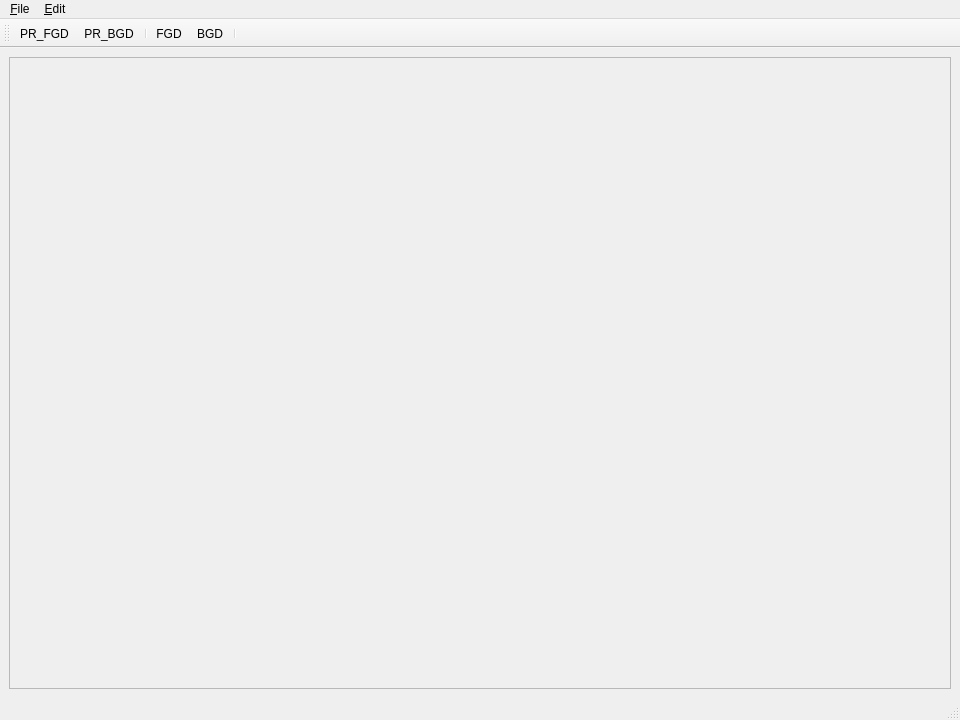
<?xml version="1.0" encoding="UTF-8"?>
<ui version="4.0">
 <class>MainWindow</class>
 <widget class="QMainWindow" name="MainWindow">
  <property name="geometry">
   <rect>
    <x>0</x>
    <y>0</y>
    <width>960</width>
    <height>720</height>
   </rect>
  </property>
  <property name="windowTitle">
   <string>GrabCut</string>
  </property>
  <widget class="QWidget" name="centralwidget">
   <layout class="QHBoxLayout" name="horizontalLayout">
    <item>
     <widget class="QScrollArea" name="scrollArea">
      <property name="layoutDirection">
       <enum>Qt::LeftToRight</enum>
      </property>
      <property name="widgetResizable">
       <bool>true</bool>
      </property>
      <property name="alignment">
       <set>Qt::AlignCenter</set>
      </property>
      <widget class="QWidget" name="scrollAreaWidgetContents">
       <property name="geometry">
        <rect>
         <x>0</x>
         <y>0</y>
         <width>934</width>
         <height>619</height>
        </rect>
       </property>
      </widget>
     </widget>
    </item>
   </layout>
  </widget>
  <widget class="QMenuBar" name="menubar">
   <property name="geometry">
    <rect>
     <x>0</x>
     <y>0</y>
     <width>960</width>
     <height>24</height>
    </rect>
   </property>
   <widget class="QMenu" name="menu_File">
    <property name="title">
     <string>&amp;File</string>
    </property>
    <addaction name="openAction"/>
    <addaction name="saveAction"/>
    <addaction name="separator"/>
    <addaction name="exitAction"/>
   </widget>
   <widget class="QMenu" name="menu_Edit">
    <property name="title">
     <string>&amp;Edit</string>
    </property>
    <addaction name="undoAction"/>
    <addaction name="separator"/>
    <addaction name="prFgdAction"/>
    <addaction name="prBgdAction"/>
    <addaction name="fgdAction"/>
    <addaction name="bgdAction"/>
   </widget>
   <addaction name="menu_File"/>
   <addaction name="menu_Edit"/>
  </widget>
  <widget class="QStatusBar" name="statusbar"/>
  <widget class="QToolBar" name="toolBar">
   <property name="windowTitle">
    <string>toolBar</string>
   </property>
   <attribute name="toolBarArea">
    <enum>TopToolBarArea</enum>
   </attribute>
   <attribute name="toolBarBreak">
    <bool>false</bool>
   </attribute>
   <addaction name="prFgdAction"/>
   <addaction name="prBgdAction"/>
   <addaction name="separator"/>
   <addaction name="fgdAction"/>
   <addaction name="bgdAction"/>
   <addaction name="separator"/>
  </widget>
  <action name="openAction">
   <property name="text">
    <string>Open</string>
   </property>
   <property name="shortcut">
    <string>Ctrl+O</string>
   </property>
  </action>
  <action name="exitAction">
   <property name="text">
    <string>Exit</string>
   </property>
  </action>
  <action name="saveAction">
   <property name="text">
    <string>Save</string>
   </property>
   <property name="shortcut">
    <string>Ctrl+S</string>
   </property>
  </action>
  <action name="undoAction">
   <property name="text">
    <string>Undo</string>
   </property>
   <property name="shortcut">
    <string>Ctrl+Z</string>
   </property>
  </action>
  <action name="fgdAction">
   <property name="checkable">
    <bool>true</bool>
   </property>
   <property name="text">
    <string>FGD</string>
   </property>
   <property name="toolTip">
    <string>foreground</string>
   </property>
  </action>
  <action name="bgdAction">
   <property name="checkable">
    <bool>true</bool>
   </property>
   <property name="text">
    <string>BGD</string>
   </property>
   <property name="toolTip">
    <string>background</string>
   </property>
  </action>
  <action name="prFgdAction">
   <property name="checkable">
    <bool>true</bool>
   </property>
   <property name="text">
    <string>PR_FGD</string>
   </property>
   <property name="toolTip">
    <string>probable foreground</string>
   </property>
  </action>
  <action name="prBgdAction">
   <property name="checkable">
    <bool>true</bool>
   </property>
   <property name="text">
    <string>PR_BGD</string>
   </property>
  </action>
 </widget>
 <resources/>
 <connections/>
</ui>
